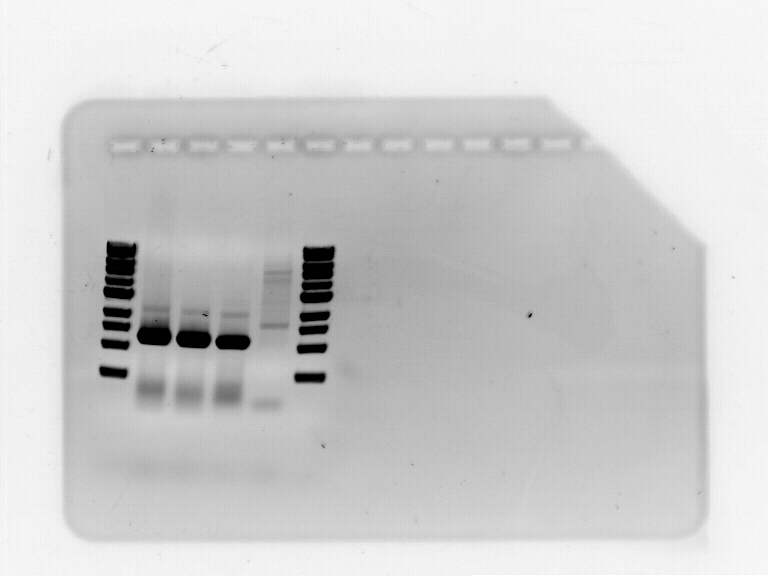
#> input picture 20171120.JPG, 768 x 576 px, found by its file name
$ python GelImageHandler.py   (older library calls are emulated)
#> lines starting #> are read from the running program, lines starting #| are printed output that depends on the picture; after the words box and inside, x2 and y2 are one past the last pixel; in counts of white or black regions, pixels touching at a corner belong together
import cv2
import numpy as np
from matplotlib import pyplot as plt
import imutils
from scipy import signal

# [29 lines left out: function exploPlot, not called in this run]

#    np.append(px, [1])

    #plt.imshow(img)
    #plt.show()

def crop_minAreaRect(img, rect):

    # rotate img
    angle = rect[2]
    rows,cols = img.shape[0], img.shape[1]
    M = cv2.getRotationMatrix2D((cols/2,rows/2),angle,1)
    img_rot = cv2.warpAffine(img,M,(cols,rows))

    # rotate bounding box
    rect0 = (rect[0], rect[1], 0.0)
    box = cv2.boxPoints(rect)
    pts = np.int0(cv2.transform(np.array([box]), M))[0]
    pts[pts < 0] = 0

    # crop
    img_crop = img_rot[pts[1][1]:pts[0][1],
                       pts[1][0]:pts[2][0]]

    return img_crop

def irf(expression):

    return int(round(float(expression)))

class ShapeDetector:

	def __init__(self):
		pass

	# [31 lines left out: function detect, not called in this run]

def cropToGel(image):

    borderpixels = []
    borderpixels.append(image[0])
    borderpixels.append(image[-1])

    res_x = len(image[0]) #768
    res_y = len(image)    #576

    bg_thresh = irf(np.amin(borderpixels) * 0.95)

    ret,threshed_img = cv2.threshold(image,bg_thresh,255,cv2.THRESH_BINARY)

    threshed_image, contours, hier = cv2.findContours(threshed_img, cv2.RETR_TREE,
                    cv2.CHAIN_APPROX_SIMPLE)

    areas = [0]

    for c in contours:
        # get the bounding rect
        x, y, w, h = cv2.boundingRect(c)
        if (w * h) < (0.99 * (res_x * res_y)):
            if (w * h) > max(areas):
                x_fin, y_fin, w_fin, h_fin = x, y, w, h
                rect = cv2.minAreaRect(c)
        # draw a green rectangle to visualize the bounding rect
            areas.append(w*h)
    #cv2.rectangle(image, (x_fin, y_fin), (x_fin+w_fin, y_fin+h_fin), (0, 255, 0), 2)
    image = crop_minAreaRect(image, rect)

    return image

def detectLanes(image):

    rows = scan_rows(image)

    # Find first and last heavy slope (ladder left and right)

    ladder_thresh = 1.1 * np.min(rows)

    ladder_pos = []

    i = 0

    for row in rows:

        if row < ladder_thresh:

            ladder_pos.append(i)

        i += 1

    # Binarize peaks

    gradient_std = np.std((np.gradient(rows[ladder_pos[0]:ladder_pos[-1]])))

    peaks_up = np.gradient(rows[ladder_pos[0]:ladder_pos[-1]]) > gradient_std

    peaks_down = -1*(np.gradient(rows[ladder_pos[0]:ladder_pos[-1]]) < -gradient_std )

    # Sharpen peaks

    i = 0
    peak_start = 0
    peak_end = 0

    while i < (len(peaks_up)-1):

        if peaks_up[i] == 0 and peaks_up[i+1] == 1:

            peak_start = i

        elif peaks_up[i] == 1 and peaks_up[i+1] == 0:

            peak_end = i

        i += 1

        if i == len(peaks_up)-1:

            peak_end = i

        if peak_start and peak_end:

            peak_center = int(peak_start+(peak_end-peak_start)/2)
            peaks_up[(peak_start-1):(peak_end+1)] = 0
            peaks_up[peak_center] = 1
            peak_start = 0
            peak_end = 0

    i = 0
    peak_start = 0
    peak_end = 0

    if peaks_down[0] == -1:

        peak_start = True

    while i < (len(peaks_down)-1):

        if peaks_down[i] == 0 and peaks_down[i+1] == -1:

            peak_start = i

        elif peaks_down[i] == -1 and peaks_down[i+1] == 0:

            peak_end = i

        i += 1

        if i == len(peaks_down)-1:

            peak_end = i

        if peak_start and peak_end:

            peak_center = int(peak_start+(peak_end-peak_start)/2)
            peaks_down[(peak_start-1):(peak_end+1)] = 0
            peaks_down[peak_center] = -1
            peak_start = 0
            peak_end = 0

    # Check peak distances and fill missing

    i = 0
    peak_pos = []

    while i < (len(peaks_up)-1):

        if peaks_up[i] == 1:

            peak_pos.append(i)

        i += 1

    i = 0
    peak_pos_dists = []
    peak_pos_tmp = []

    while i < (len(peak_pos)-1):

        peak_pos_dists.append([peak_pos[i], peak_pos[i+1],
            peak_pos[i+1]-peak_pos[i]])
        peak_pos_tmp.append(peak_pos[i+1]-peak_pos[i])

        i += 1

    peak_pos_filled = []
    dist_med = np.median(peak_pos_tmp)
    i = 1

    for pos in peak_pos_dists:

        if not 0.9 * dist_med < pos[2] < 1.1 * dist_med:

            missing_lanes = int(round(pos[2]/dist_med))

            for j in range(1, missing_lanes):

                expected_pos = pos[0]+(int(pos[2]/int(round(pos[2]/dist_med))))
                peaks_up[expected_pos] = 1

        i += 1

    i = 0
    peak_pos = []

    while i < (len(peaks_down)-1):

        if peaks_down[i] == -1:

            peak_pos.append(i)

        i += 1

    i = 0
    peak_pos_dists = []
    peak_pos_tmp = []

    while i < (len(peak_pos)-1):

        peak_pos_dists.append([peak_pos[i], peak_pos[i+1],
            peak_pos[i+1]-peak_pos[i]])
        peak_pos_tmp.append(peak_pos[i+1]-peak_pos[i])

        i += 1

    dist_med = np.median(peak_pos_tmp)
    i = 1

    for pos in peak_pos_dists:

        if not 0.9 * dist_med < pos[2] < 1.1 * dist_med:

            missing_lanes = int(round(pos[2]/dist_med))

            for j in range(1, missing_lanes):

                expected_pos = pos[0]+(int(pos[2]/int(round(pos[2]/dist_med))))
                peaks_down[expected_pos] = -1
                print(pos[0]+(int(pos[2]/int(round(pos[2]/dist_med)))))

        i += 1

    i = 0
    all_peaks = abs(peaks_up+peaks_down)
    peak_pos_filled = []

    while i < (len(all_peaks)-1):

        if all_peaks[i]:

            peak_pos_filled.append(i)

        i += 1

    i = 0
    lane_pos = peaks_up * 0
    lane_pos_in_gel = []

    while i < (len(peak_pos_filled)-1):

        lane_center = int(peak_pos_filled[i]+(peak_pos_filled[i+1]-peak_pos_filled[i])/2)
        lane_pos[lane_center] = 1
        lane_pos_in_gel.append(ladder_pos[0]+lane_center)
        i += 2


    print(lane_pos_in_gel)

    # [5 lines of commented-out code are left out]
    plt.imshow(gel)
    plt.vlines(lane_pos_in_gel, 0, len(gel))

    #plt.imshow(image[ladder_pos[0]:ladder_pos[-1]])
    #plt.plot(rows[ladder_pos[0]:ladder_pos[-1]])
    plt.show()

    return lane_pos_in_gel

# [40 lines left out: functions detectPockets, xy_sobel, scan_cols, not called in this run]


def scan_rows(image):

    xlen = len(image[0])
    ylen = len(image)

    rows = []

    for i in range(0, xlen - 2):

        tmp = []

        for j in range(0, ylen - 2):

            tmp.append(image[j][i])

        rows.append(np.mean(tmp))

    #plt.plot(np.gradient(rows)**2)
    #plt.plot(rows)
    #plt.show()

    return rows

# [124 lines left out: functions cropToROI, detectPeaks, detectLadders, not called in this run]

def plotCol(image, col):

    tmp = []


    for row in image:

        tmp.append(row[col])

    plt.plot(tmp)
    plt.show()


img = cv2.imread('gelbilder/20171120.JPG', cv2.IMREAD_GRAYSCALE)
#> img is the input picture: shape (576, 768); min 0, max 255, mean 205.5
#exploPlot(img)
image = img
gel = cropToGel(image)
#> in cropToGel, `res_x = len(image[0])`: res_x = 768
#> in cropToGel, `res_y = len(image)`: res_y = 576
#> in cropToGel, `bg_thresh = irf(np.amin(borderpixels) * 0.95)`: bg_thresh = 221
#> in cropToGel, `ret,threshed_img = cv2.threshold(image,bg_thresh,255,cv2.THRESH_BINARY)`:
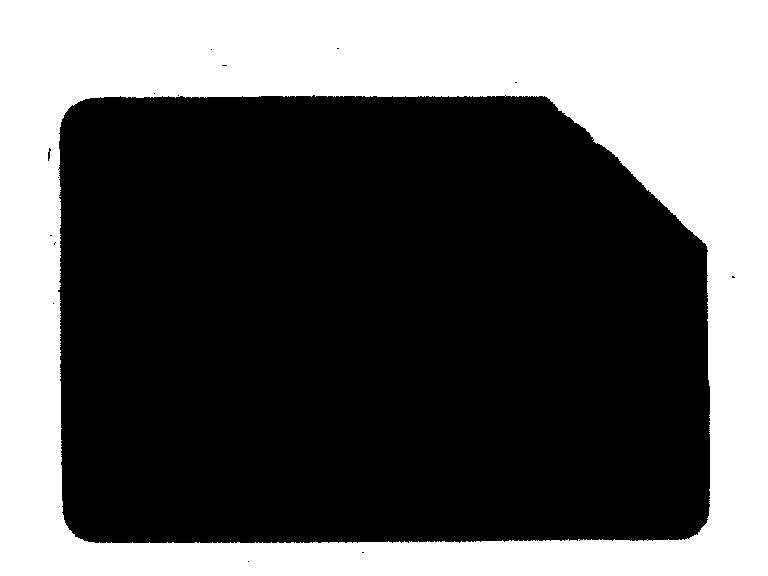
#> threshed_img: shape (576, 768); 37.7% white; 1 white region
#> in cropToGel, `threshed_image, contours, hier = cv2.findContours(threshed_img, cv2.RE..`: contours = 21 contours, 18 with area under 20; largest, box (x1, y1, x2, y2) and area: (0, 0, 768, 576) 441025, (57, 94, 711, 544) 276547, (47, 147, 52, 162) 35
#> the loop in cropToGel, `for c in contours:` made 21 passes
#> (c, x, y, w, h, x_fin, y_fin, w_fin) on pass 2: ([[247, 561], [248, 560], [249, 561], [248, 562]], 247, 560, 3, 3, 247, 560, 3)
#> (x, y, w, h, x_fin, y_fin, w_fin, h_fin) on passes 3, 7, 13, 15: (361, 551, 4, 3, 361, 551, 4, 3), (731, 275, 5, 4, 731, 275, 5, 4), (47, 147, 5, 15, 47, 147, 5, 15), (57, 94, 654, 450, 57, 94, 654, 450)
#> after the loop in cropToGel, `for c in contours:`: areas = [0, 9, 12, 9, 9, 9, 20, 12, 9, 12, 9, 9, 75, 9, 294300, 9, 9, 12, 21, 9, 12]
#> in crop_minAreaRect, `angle = rect[2]`: angle = -90
#> in crop_minAreaRect, `M = cv2.getRotationMatrix2D((cols/2,rows/2),angle,1)`: M = [[6.12e-17, -1, 672], [1, 6.12e-17, -96]]
#> in crop_minAreaRect, `img_rot = cv2.warpAffine(img,M,(cols,rows))`:
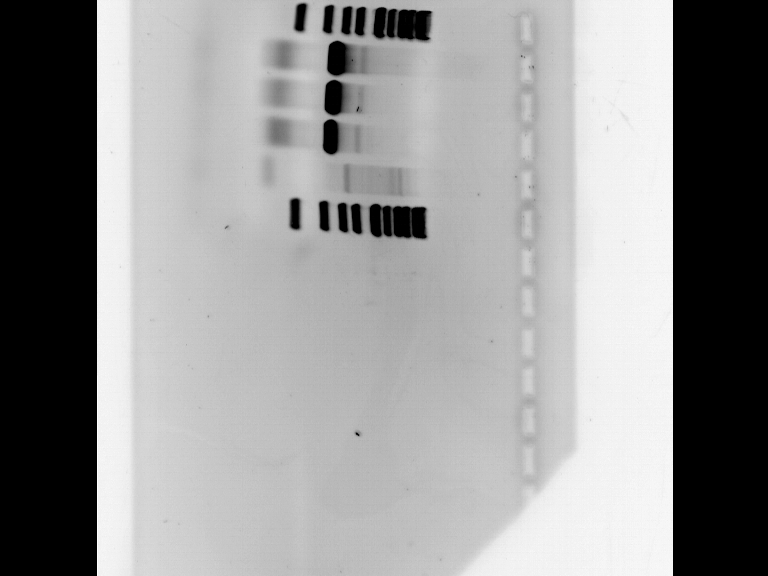
#> img_rot: shape (576, 768); min 0, max 255, mean 148
#> in crop_minAreaRect, `rect0 = (rect[0], rect[1], 0.0)`: rect0 = ((383.5, 318.5), (449, 653), 0)
#> in crop_minAreaRect, `box = cv2.boxPoints(rect)`: box = [[710, 543], [57, 543], [57, 94], [710, 94]]
#> in crop_minAreaRect, `pts = np.int0(cv2.transform(np.array([box]), M))[0]`: pts = [[129, 614], [129, -39], [578, -39], [578, 614]]
#> in crop_minAreaRect, `img_crop = img_rot[pts[1][1]:pts[0][1], pts[1][0]:pts[2][0]]`:
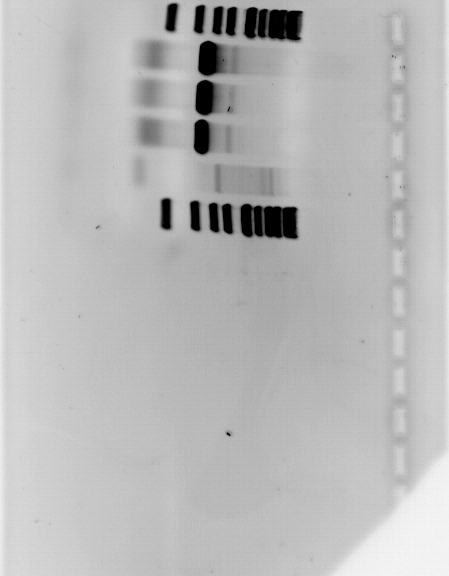
#> img_crop: shape (576, 449); min 0, max 248, mean 184.9
# [66 lines of commented-out code are left out]


lanes = detectLanes(np.sqrt(gel))
#> in scan_rows, `xlen = len(image[0])`: xlen = 449
#> in scan_rows, `ylen = len(image)`: ylen = 576
#> after the loop in scan_rows, `for i in range(0, xlen - 2):`: rows = 447 values, max 15.19 at index 0, min 10.41 at index 201, mean 13.42
#> in detectLanes, `rows = scan_rows(image)`:
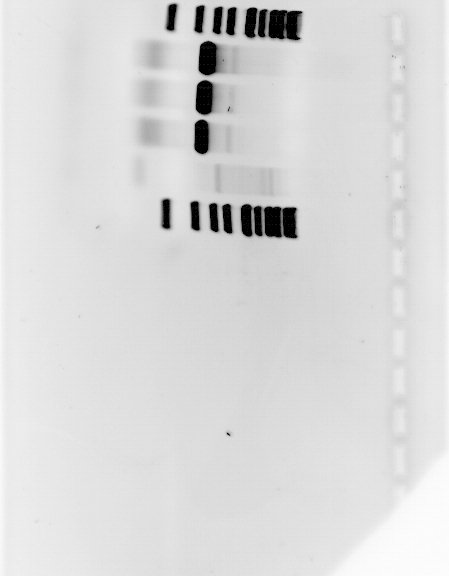
#> image: shape (576, 449) float16; min 0, max 15.75, mean 13.43; drawn with min black and max white
#> in detectLanes, `ladder_thresh = 1.1 * np.min(rows)`: ladder_thresh = 11.45
#> the loop in detectLanes, `for row in rows: ` made 447 passes
#> row on passes 1 to 3: 15.19, 14.99, 14.87
#> after the loop in detectLanes, `for row in rows:`: i = 447; ladder_pos = [196, 197, 198, 199, 200, 201, 202, 203, 204, 205, 206, 207, 208, 209, 210, 211, 212, 213, 214, 215, 216]
#> in detectLanes, `gradient_std = np.std((np.gradient(rows[ladder_pos[0]:ladder_pos[-1]])))`: gradient_std = 0.14
#> in detectLanes, `peaks_down = -1*(np.gradient(rows[ladder_pos[0]:ladder_pos[-1]]) < -gr..`: peaks_down = 20 values from -1 to 0
#> the loop in detectLanes, `while i < (len(peaks_up)-1): ` made 19 passes
#> peak_center on passes 8, 12: 6, 10
#> after the loop in detectLanes, `while i < (len(peaks_up)-1):`: i = 19; peak_center = 10
#> the loop in detectLanes, `while i < (len(peaks_down)-1): ` made 19 passes
#> peak_center on pass 2: 1
#> after the loop in detectLanes, `while i < (len(peaks_down)-1):`: i = 19; peak_center = 1; peaks_down = 20 values, max 0 at index 0, min -1 at index 1, mean -0.05
#> the loop in detectLanes, `while i < (len(peaks_up)-1): ` made 19 passes
#> after the loop in detectLanes, `while i < (len(peaks_up)-1):`: i = 19; peak_pos = [6, 10]
#> the loop in detectLanes, `while i < (len(peak_pos)-1): ` made 1 pass
#> i on pass 1: 1
#> after the loop in detectLanes, `while i < (len(peak_pos)-1):`: i = 1; peak_pos_dists = [[6, 10, 4]]; peak_pos_tmp = [4]
#> in detectLanes, `dist_med = np.median(peak_pos_tmp)`: dist_med = 4
#> the loop in detectLanes, `for pos in peak_pos_dists: ` made 1 pass
#> (pos, i) on pass 1: ([6, 10, 4], 2)
#> after the loop in detectLanes, `for pos in peak_pos_dists:`: i = 2
#> the loop in detectLanes, `while i < (len(peaks_down)-1): ` made 19 passes
#> after the loop in detectLanes, `while i < (len(peaks_down)-1):`: i = 19; peak_pos = [1]
#> after the loop in detectLanes, `while i < (len(peak_pos)-1):`: i = 0; peak_pos_dists = []
#> in detectLanes, `dist_med = np.median(peak_pos_tmp)`: dist_med = nan
#> after the loop in detectLanes, `for pos in peak_pos_dists:`: i = 1
#> in detectLanes, `all_peaks = abs(peaks_up+peaks_down)`: all_peaks = 20 values, max 1 at index 1, min 0 at index 0, mean 0.15
#> the loop in detectLanes, `while i < (len(all_peaks)-1): ` made 19 passes
#> after the loop in detectLanes, `while i < (len(all_peaks)-1):`: i = 19; peak_pos_filled = [1, 6, 10]
#> in detectLanes, `lane_pos = peaks_up * 0`: lane_pos = 20 values from 0 to 0
#> the loop in detectLanes, `while i < (len(peak_pos_filled)-1): ` made 1 pass
#> (lane_center, i) on pass 1: (3, 2)
#> after the loop in detectLanes, `while i < (len(peak_pos_filled)-1):`: i = 2; lane_pos = 20 values, max 1 at index 3, min 0 at index 0, mean 0.05; lane_pos_in_gel = [199]
#| [199]
#> in detectLanes, `plt.show()`:
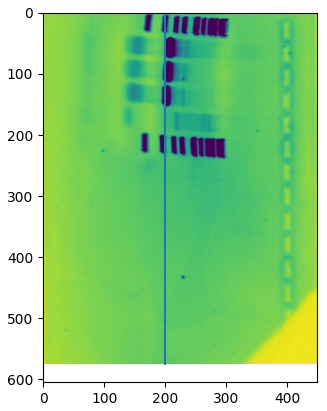
#> figure drawn by matplotlib, 1 panel
#> lanes = [199]

plotCol(np.sqrt(gel), 61)
#> after the loop in plotCol, `for row in image:`: tmp = 576 values, max 14.52 at index 566, min 13.64 at index 168, mean 14.07
#> in plotCol, `plt.show()`:
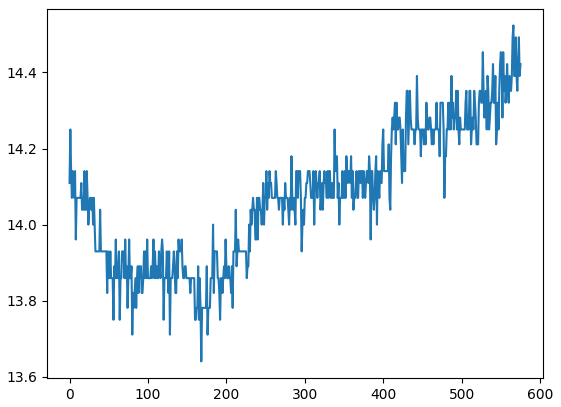
#> figure drawn by matplotlib, 1 panel; curve peaks at x = 566, y = 14.52

# [7 lines of commented-out code are left out]

$ run again, with 20180220.JPG copied over 20171120.JPG
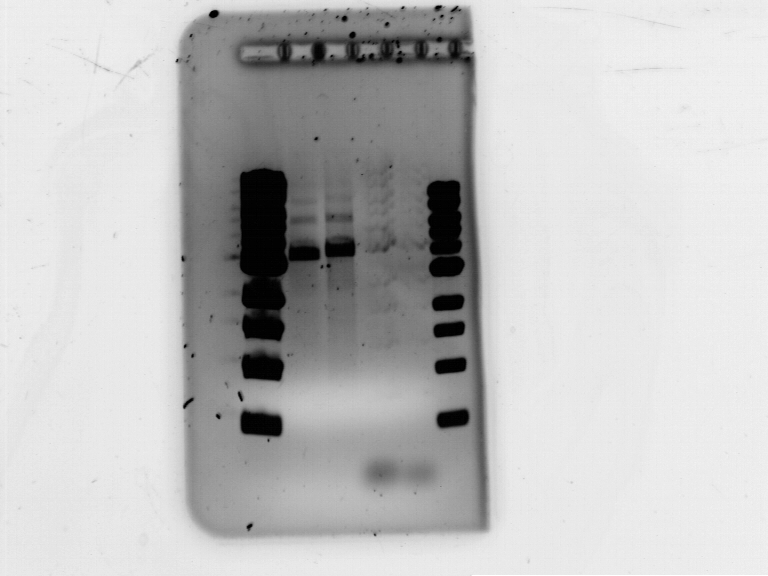
#> input picture 20180220.JPG, 768 x 576 px, found by its file name
#> img is the input picture: shape (576, 768); min 0, max 255, mean 190.9
#> res_x = 768
#> res_y = 576
#> bg_thresh = 200
#> in cropToGel, `ret,threshed_img = cv2.threshold(image,bg_thresh,255,cv2.THRESH_BINARY)`:
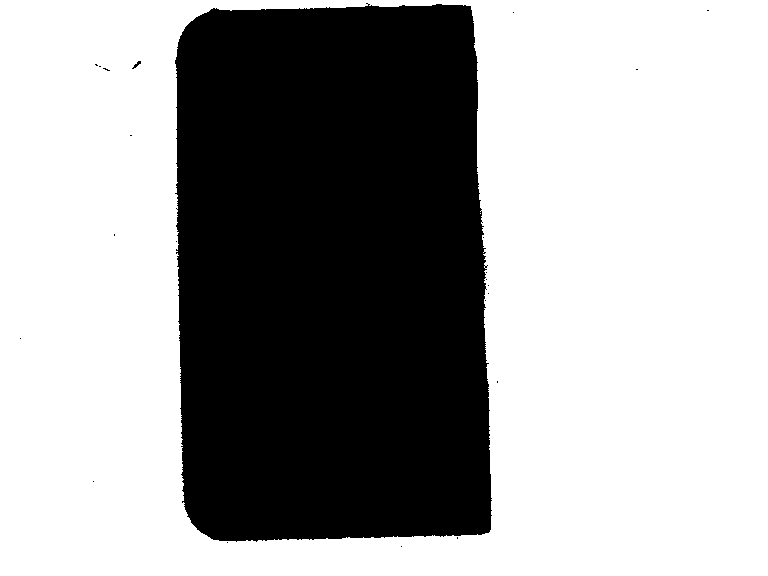
#> threshed_img: shape (576, 768); 63.7% white; 23 black regions (21 under 20 px)
#> contours = 31 contours, 28 with area under 20; largest, box (x1, y1, x2, y2) and area: (0, 0, 768, 576) 441025, (174, 3, 493, 543) 161331, (131, 60, 142, 70) 38
#> the loop in cropToGel, `for c in contours:` made 31 passes
#> (c, x, y, w, h, x_fin, y_fin, w_fin) on pass 2: ([[400, 546], [401, 545], [402, 546], [401, 547]], 400, 545, 3, 3, 400, 545, 3)
#> after the loop in cropToGel, `for c in contours:`: areas = 31 values, max 172260 at index 28, min 0 at index 0, mean 5570.7
#> angle = -1.3
#> M = [[1, -0.0226, 6.61], [0.0226, 1, -8.61]]
#> rect0 = ((331.3, 272.1), (311.6, 536.3), 0)
#> box = [[181.6, 543.7], [169.4, 7.49], [480.9, 0.445], [493.1, 536.6]]
#> pts = [[175, 539], [175, 2], [487, 2], [487, 539]]
#> xlen = 312
#> ylen = 537
#> after the loop in scan_rows, `for i in range(0, xlen - 2):`: rows = 310 values, max 14.64 at index 0, min 7.44 at index 86, mean 10.62
#> ladder_thresh = 8.19
#> the loop in detectLanes, `for row in rows: ` made 310 passes
#> row on passes 1 to 3: 14.64, 14.56, 14.49
#> after the loop in detectLanes, `for row in rows:`: i = 310; ladder_pos = 36 values from 68 to 103
#> gradient_std = 0.0703
#> in detectLanes, `peaks_down = -1*(np.gradient(rows[ladder_pos[0]:ladder_pos[-1]]) < -gr..`: peaks_down = 35 values from -1 to 0
#> the loop in detectLanes, `while i < (len(peaks_up)-1): ` made 34 passes
#> peak_center on pass 34: 33
#> after the loop in detectLanes, `while i < (len(peaks_up)-1):`: i = 34; peak_center = 33
#> the loop in detectLanes, `while i < (len(peaks_down)-1): ` made 34 passes
#> peak_center on pass 2: 1
#> after the loop in detectLanes, `while i < (len(peaks_down)-1):`: i = 34; peak_center = 1; peaks_down = 35 values, max 0 at index 0, min -1 at index 1, mean -0.0286
#> the loop in detectLanes, `while i < (len(peaks_up)-1): ` made 34 passes
#> after the loop in detectLanes, `while i < (len(peaks_up)-1):`: i = 34; peak_pos = [33]
#> after the loop in detectLanes, `while i < (len(peak_pos)-1):`: i = 0; peak_pos_dists = []
#> dist_med = nan
#> after the loop in detectLanes, `for pos in peak_pos_dists:`: i = 1
#> the loop in detectLanes, `while i < (len(peaks_down)-1): ` made 34 passes
#> after the loop in detectLanes, `while i < (len(peaks_down)-1):`: i = 34; peak_pos = [1]
#> after the loop in detectLanes, `while i < (len(peak_pos)-1):`: i = 0
#> after the loop in detectLanes, `for pos in peak_pos_dists:`: i = 1
#> all_peaks = 35 values, max 1 at index 1, min 0 at index 0, mean 0.0571
#> the loop in detectLanes, `while i < (len(all_peaks)-1): ` made 34 passes
#> after the loop in detectLanes, `while i < (len(all_peaks)-1):`: i = 34; peak_pos_filled = [1, 33]
#> in detectLanes, `lane_pos = peaks_up * 0`: lane_pos = 35 values from 0 to 0
#> the loop in detectLanes, `while i < (len(peak_pos_filled)-1): ` made 1 pass
#> (lane_center, i) on pass 1: (17, 2)
#> after the loop in detectLanes, `while i < (len(peak_pos_filled)-1):`: i = 2; lane_pos = 35 values, max 1 at index 17, min 0 at index 0, mean 0.0286; lane_pos_in_gel = [85]
#| [85]
#> after the loop in plotCol, `for row in image:`: tmp = 537 values, max 14.77 at index 0, min 5 at index 388, mean 11.08
#> in plotCol, `plt.show()`:
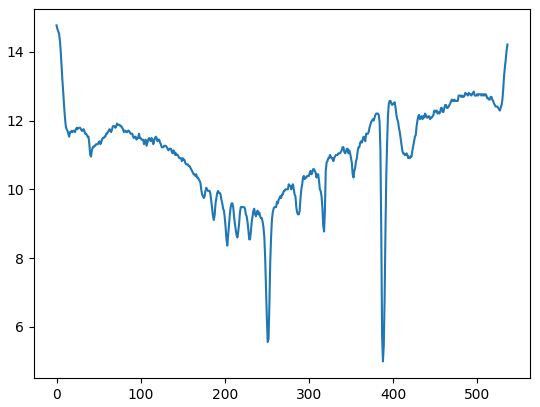
#> figure drawn by matplotlib, 1 panel; curve peaks at x = 0, y = 14.77
